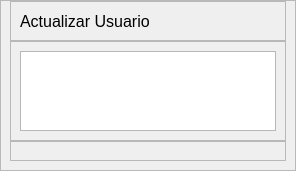
               <widget class="QWidget" name="pageD_Actualizar">
                <layout class="QHBoxLayout" name="horizontalLayout_12">
                 <property name="spacing">
                  <number>0</number>
                 </property>
                 <property name="leftMargin">
                  <number>0</number>
                 </property>
                 <property name="topMargin">
                  <number>0</number>
                 </property>
                 <property name="rightMargin">
                  <number>0</number>
                 </property>
                 <property name="bottomMargin">
                  <number>0</number>
                 </property>
                 <item>
                  <widget class="QFrame" name="frame_5">
                   <property name="maximumSize">
                    <size>
                     <width>700</width>
                     <height>16777215</height>
                    </size>
                   </property>
                   <property name="font">
                    <font>
                     <pointsize>1</pointsize>
                    </font>
                   </property>
                   <property name="frameShape">
                    <enum>QFrame::StyledPanel</enum>
                   </property>
                   <property name="frameShadow">
                    <enum>QFrame::Raised</enum>
                   </property>
                   <layout class="QVBoxLayout" name="verticalLayout_12">
                    <property name="spacing">
                     <number>0</number>
                    </property>
                    <property name="topMargin">
                     <number>0</number>
                    </property>
                    <item>
                     <widget class="QFrame" name="frame_15">
                      <property name="minimumSize">
                       <size>
                        <width>0</width>
                        <height>40</height>
                       </size>
                      </property>
                      <property name="maximumSize">
                       <size>
                        <width>16777215</width>
                        <height>40</height>
                       </size>
                      </property>
                      <property name="frameShape">
                       <enum>QFrame::StyledPanel</enum>
                      </property>
                      <property name="frameShadow">
                       <enum>QFrame::Raised</enum>
                      </property>
                      <layout class="QVBoxLayout" name="verticalLayout_13">
                       <property name="spacing">
                        <number>0</number>
                       </property>
                       <property name="topMargin">
                        <number>0</number>
                       </property>
                       <property name="bottomMargin">
                        <number>0</number>
                       </property>
                       <item>
                        <widget class="QLabel" name="label_7">
                         <property name="font">
                          <font>
                           <pointsize>12</pointsize>
                          </font>
                         </property>
                         <property name="text">
                          <string>Actualizar Usuario</string>
                         </property>
                        </widget>
                       </item>
                      </layout>
                     </widget>
                    </item>
                    <item>
                     <widget class="QFrame" name="frame_16">
                      <property name="minimumSize">
                       <size>
                        <width>0</width>
                        <height>100</height>
                       </size>
                      </property>
                      <property name="maximumSize">
                       <size>
                        <width>16777215</width>
                        <height>100</height>
                       </size>
                      </property>
                      <property name="frameShape">
                       <enum>QFrame::StyledPanel</enum>
                      </property>
                      <property name="frameShadow">
                       <enum>QFrame::Raised</enum>
                      </property>
                      <layout class="QHBoxLayout" name="horizontalLayout_18">
                       <item>
                        <widget class="QTextBrowser" name="textBrowser_4"/>
                       </item>
                      </layout>
                     </widget>
                    </item>
                    <item>
                     <widget class="QFrame" name="frame_17">
                      <property name="frameShape">
                       <enum>QFrame::StyledPanel</enum>
                      </property>
                      <property name="frameShadow">
                       <enum>QFrame::Raised</enum>
                      </property>
                      <layout class="QHBoxLayout" name="horizontalLayout_20">
                       <item>
                        <widget class="QFrame" name="frame_28">
                         <property name="maximumSize">
                          <size>
                           <width>600</width>
                           <height>16777215</height>
                          </size>
                         </property>
                         <property name="frameShape">
                          <enum>QFrame::StyledPanel</enum>
                         </property>
                         <property name="frameShadow">
                          <enum>QFrame::Raised</enum>
                         </property>
                         <widget class="QLineEdit" name="inputCodigo_3">
                          <property name="geometry">
                           <rect>
                            <x>90</x>
                            <y>20</y>
                            <width>101</width>
                            <height>31</height>
                           </rect>
                          </property>
                          <property name="font">
                           <font>
                            <pointsize>11</pointsize>
                           </font>
                          </property>
                          <property name="text">
                           <string>71196741</string>
                          </property>
                         </widget>
                         <widget class="QLineEdit" name="inputNombre_3">
                          <property name="geometry">
                           <rect>
                            <x>90</x>
                            <y>70</y>
                            <width>161</width>
                            <height>31</height>
                           </rect>
                          </property>
                         </widget>
                         <widget class="QComboBox" name="inputCargo_3">
                          <property name="geometry">
                           <rect>
                            <x>90</x>
                            <y>110</y>
                            <width>161</width>
                            <height>31</height>
                           </rect>
                          </property>
                          <property name="font">
                           <font>
                            <pointsize>12</pointsize>
                           </font>
                          </property>
                          <item>
                           <property name="text">
                            <string>Seleccione</string>
                           </property>
                          </item>
                         </widget>
                         <widget class="QLineEdit" name="inputClave_3">
                          <property name="geometry">
                           <rect>
                            <x>90</x>
                            <y>160</y>
                            <width>161</width>
                            <height>31</height>
                           </rect>
                          </property>
                         </widget>
                         <widget class="QLabel" name="label_18">
                          <property name="geometry">
                           <rect>
                            <x>20</x>
                            <y>20</y>
                            <width>71</width>
                            <height>31</height>
                           </rect>
                          </property>
                          <property name="font">
                           <font>
                            <pointsize>12</pointsize>
                           </font>
                          </property>
                          <property name="text">
                           <string>Codigo: </string>
                          </property>
                          <property name="alignment">
                           <set>Qt::AlignRight|Qt::AlignTrailing|Qt::AlignVCenter</set>
                          </property>
                         </widget>
                         <widget class="QLabel" name="label_19">
                          <property name="geometry">
                           <rect>
                            <x>-10</x>
                            <y>70</y>
                            <width>101</width>
                            <height>31</height>
                           </rect>
                          </property>
                          <property name="font">
                           <font>
                            <pointsize>12</pointsize>
                           </font>
                          </property>
                          <property name="text">
                           <string>Nombre: </string>
                          </property>
                          <property name="alignment">
                           <set>Qt::AlignRight|Qt::AlignTrailing|Qt::AlignVCenter</set>
                          </property>
                         </widget>
                         <widget class="QLabel" name="label_20">
                          <property name="geometry">
                           <rect>
                            <x>-10</x>
                            <y>110</y>
                            <width>101</width>
                            <height>31</height>
                           </rect>
                          </property>
                          <property name="font">
                           <font>
                            <pointsize>12</pointsize>
                           </font>
                          </property>
                          <property name="text">
                           <string>Cargo: </string>
                          </property>
                          <property name="alignment">
                           <set>Qt::AlignRight|Qt::AlignTrailing|Qt::AlignVCenter</set>
                          </property>
                         </widget>
                         <widget class="QLabel" name="label_21">
                          <property name="geometry">
                           <rect>
                            <x>20</x>
                            <y>150</y>
                            <width>71</width>
                            <height>41</height>
                           </rect>
                          </property>
                          <property name="font">
                           <font>
                            <pointsize>12</pointsize>
                           </font>
                          </property>
                          <property name="text">
                           <string>Clave: </string>
                          </property>
                          <property name="alignment">
                           <set>Qt::AlignRight|Qt::AlignTrailing|Qt::AlignVCenter</set>
                          </property>
                         </widget>
                         <widget class="QPushButton" name="btn_insertData_5">
                          <property name="geometry">
                           <rect>
                            <x>360</x>
                            <y>230</y>
                            <width>161</width>
                            <height>31</height>
                           </rect>
                          </property>
                          <property name="font">
                           <font>
                            <pointsize>12</pointsize>
                           </font>
                          </property>
                          <property name="text">
                           <string>Cancelar</string>
                          </property>
                         </widget>
                         <widget class="QPushButton" name="btn_insertData_6">
                          <property name="geometry">
                           <rect>
                            <x>260</x>
                            <y>160</y>
                            <width>121</width>
                            <height>31</height>
                           </rect>
                          </property>
                          <property name="font">
                           <font>
                            <pointsize>12</pointsize>
                           </font>
                          </property>
                          <property name="text">
                           <string>Actualizar</string>
                          </property>
                         </widget>
                         <widget class="Line" name="line_4">
                          <property name="geometry">
                           <rect>
                            <x>250</x>
                            <y>60</y>
                            <width>21</width>
                            <height>141</height>
                           </rect>
                          </property>
                          <property name="orientation">
                           <enum>Qt::Vertical</enum>
                          </property>
                         </widget>
                         <widget class="QPushButton" name="btn_insertData_7">
                          <property name="geometry">
                           <rect>
                            <x>210</x>
                            <y>20</y>
                            <width>161</width>
                            <height>31</height>
                           </rect>
                          </property>
                          <property name="font">
                           <font>
                            <pointsize>12</pointsize>
                           </font>
                          </property>
                          <property name="text">
                           <string>Buscar</string>
                          </property>
                         </widget>
                         <widget class="Line" name="line_7">
                          <property name="geometry">
                           <rect>
                            <x>30</x>
                            <y>50</y>
                            <width>341</width>
                            <height>20</height>
                           </rect>
                          </property>
                          <property name="orientation">
                           <enum>Qt::Horizontal</enum>
                          </property>
                         </widget>
                        </widget>
                       </item>
                      </layout>
                     </widget>
                    </item>
                   </layout>
                  </widget>
                 </item>
                </layout>
               </widget>
